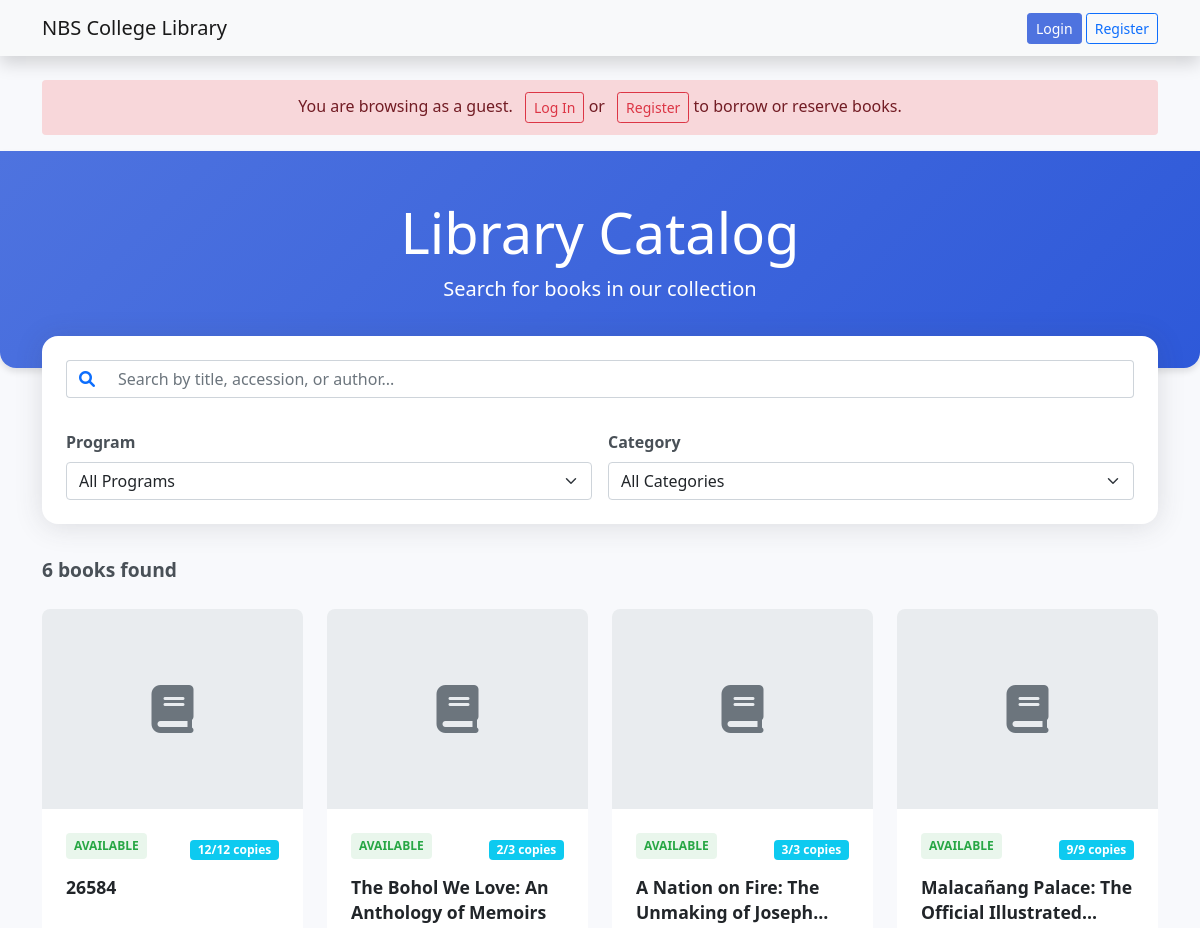
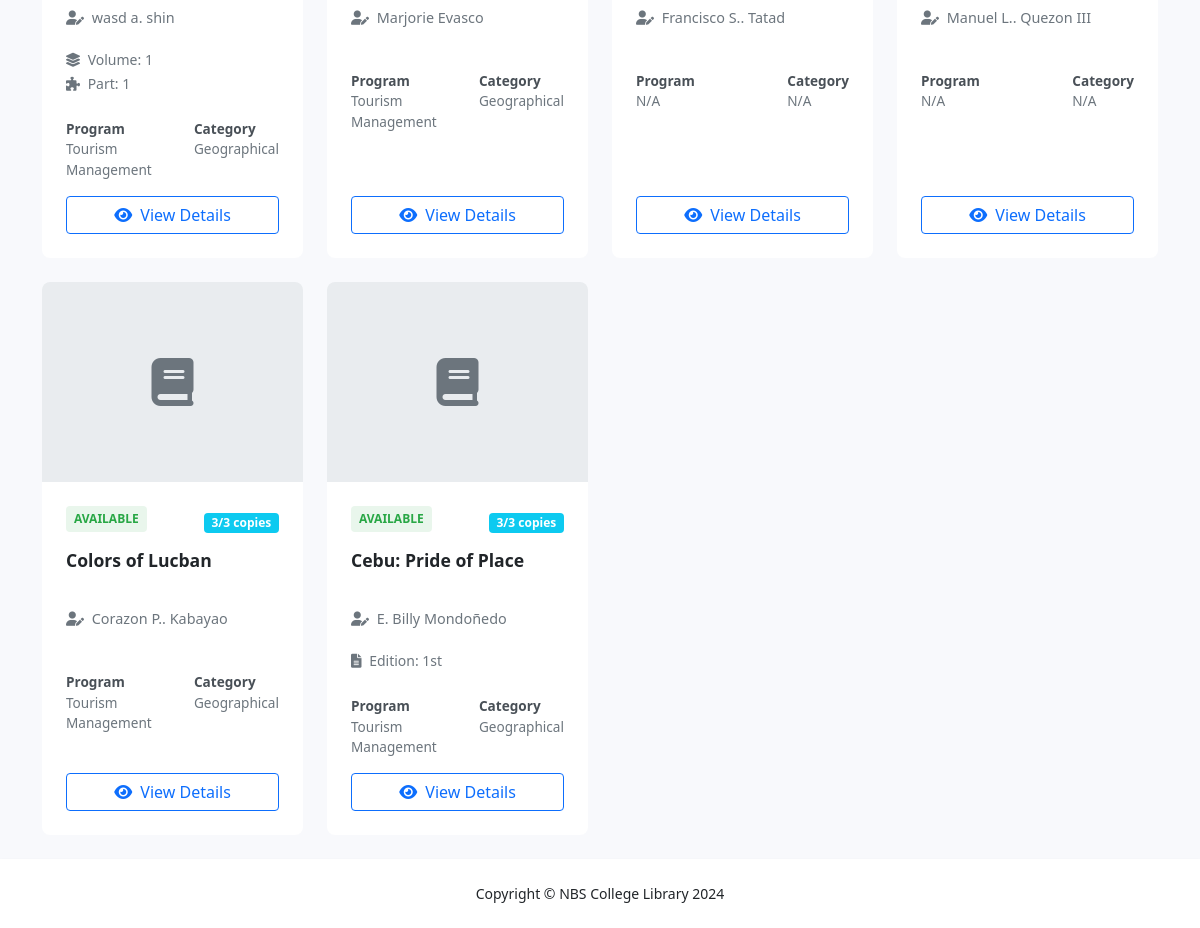
The page /user/searchbook.php on the database as committed earlier (2 pictures, top to bottom).
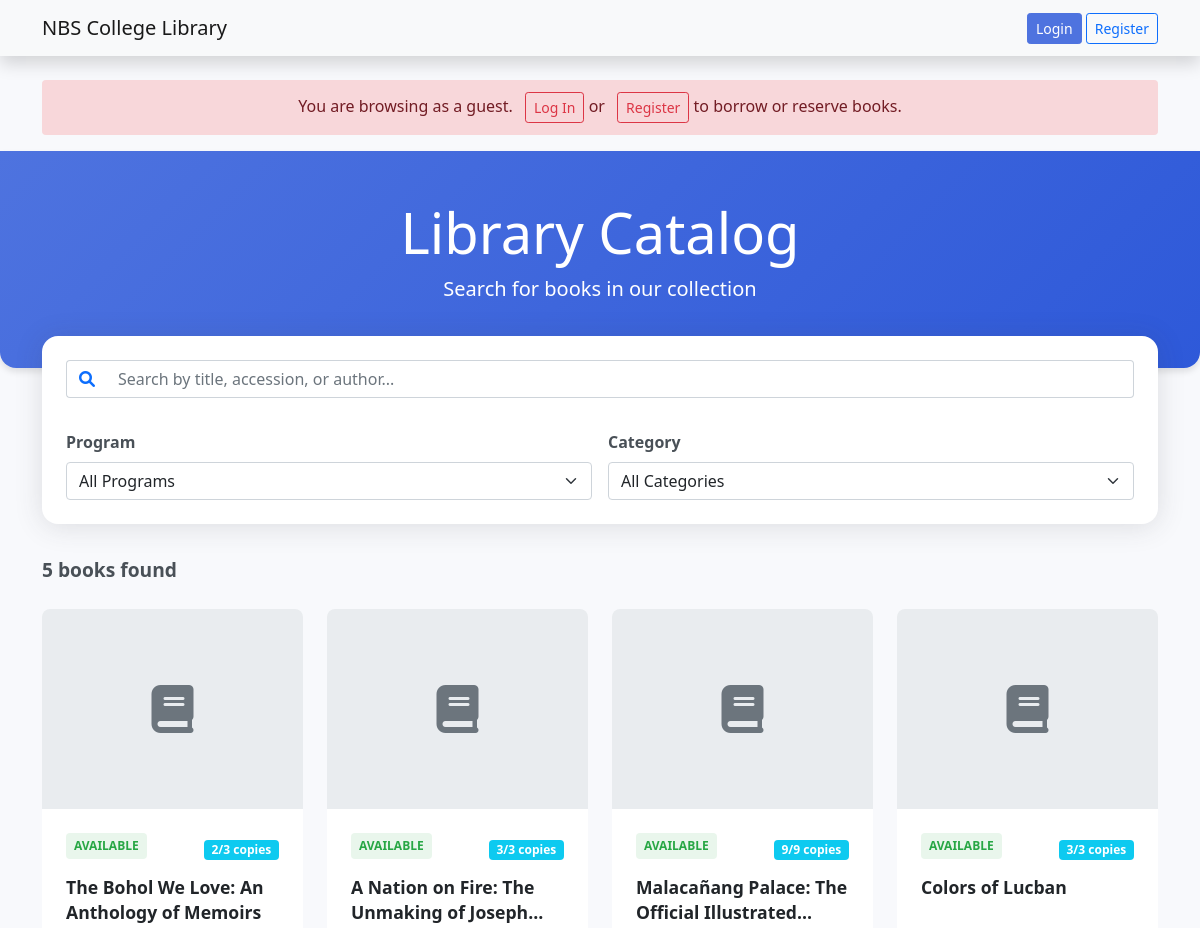
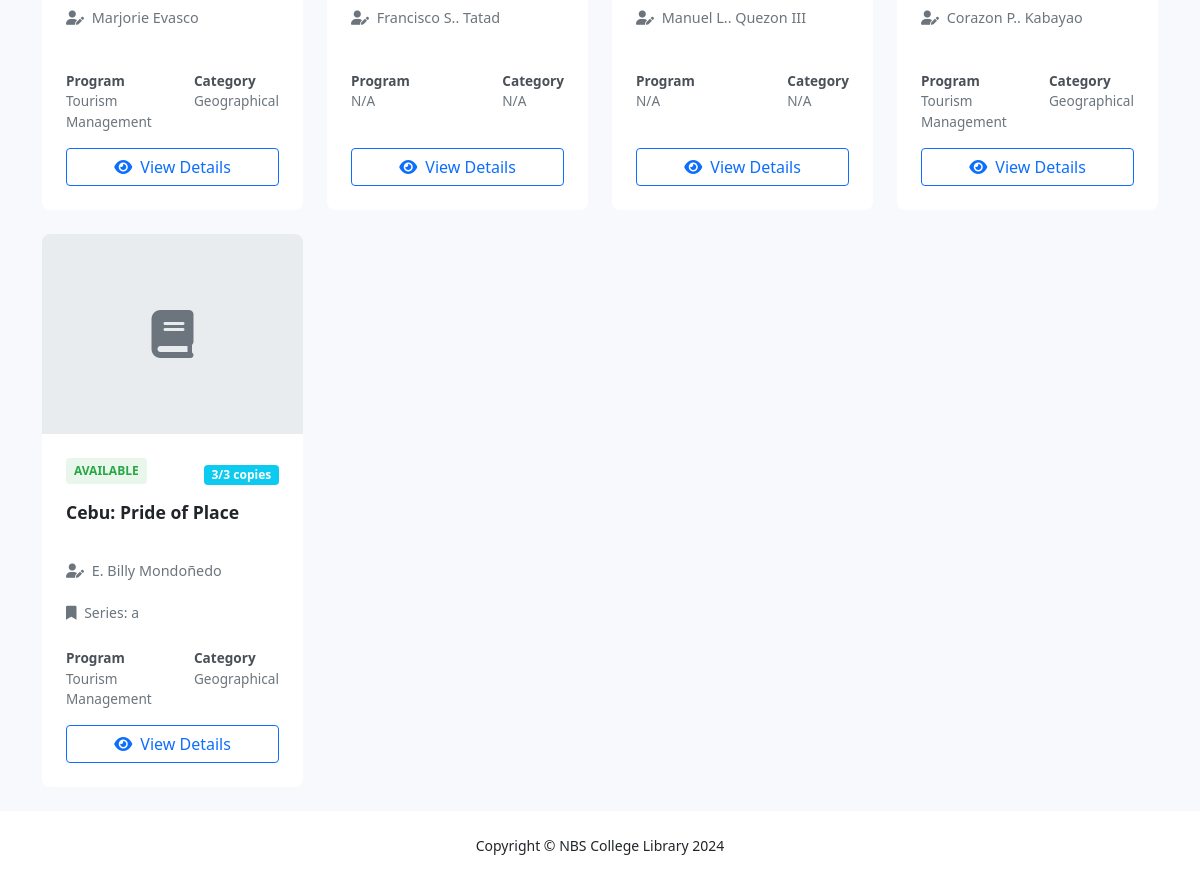
The same page on the database as committed later (2 pictures, top to bottom).
### tables this page shows
CREATE TABLE `books` (
  `id` int(11) NOT NULL,
  `accession` varchar(25) NOT NULL,
  `title` varchar(100) DEFAULT NULL,
  `preferred_title` varchar(100) DEFAULT NULL,
  `parallel_title` varchar(100) DEFAULT NULL,
  `subject_category` varchar(100) DEFAULT NULL,
  `program` varchar(50) DEFAULT NULL,
  `subject_detail` varchar(9999) DEFAULT NULL,
  `summary` varchar(1000) DEFAULT NULL,
  `contents` varchar(1000) DEFAULT NULL,
  `front_image` varchar(100) DEFAULT NULL,
  `back_image` varchar(100) DEFAULT NULL,
  `dimension` varchar(100) DEFAULT NULL,
  `series` varchar(100) DEFAULT NULL,
  `volume` varchar(100) DEFAULT NULL,
  `part` varchar(20) DEFAULT NULL,
  `edition` varchar(100) DEFAULT NULL,
  `copy_number` int(225) DEFAULT NULL,
  `total_pages` varchar(100) DEFAULT NULL,
  `supplementary_contents` varchar(100) DEFAULT NULL,
  `ISBN` varchar(100) DEFAULT NULL,
  `content_type` varchar(100) DEFAULT NULL,
  `media_type` varchar(100) DEFAULT NULL,
  `carrier_type` varchar(100) DEFAULT NULL,
  `call_number` varchar(100) DEFAULT NULL,
  `URL` varchar(225) DEFAULT NULL,
  `language` varchar(100) DEFAULT NULL,
  `shelf_location` varchar(100) DEFAULT NULL,
  `entered_by` int(225) DEFAULT NULL,
  `date_added` date DEFAULT NULL,
  `status` varchar(100) DEFAULT NULL,
  `updated_by` int(11) DEFAULT NULL,
  `last_update` date DEFAULT NULL
);

### User/searchbook.php (the view, shortened to what this page needs)
<?php
include '../db.php';
$isLoggedIn = isset($_SESSION['user_id']);
$searchTerm = isset($_GET['search']) ? $_GET['search'] : '';
$sql = "SELECT
    book_counts.id,
    book_counts.title,
    book_counts.total_copies,
    book_counts.available_copies,
    book_counts.subject_category,
    book_counts.program,
    book_counts.ISBN,
    book_counts.series,
    book_counts.volume,
    book_counts.part,
    book_counts.edition,
    book_counts.front_image,
    book_counts.summary,
    writers.firstname,
    writers.middle_init,
    writers.lastname
FROM (
    SELECT
        b.id as id,
        b.title,
        COUNT(*) as total_copies,
        SUM(CASE WHEN b.status = 'Available' THEN 1 ELSE 0 END) as available_copies,
        b.subject_category,
        b.program,
        b.ISBN,
        b.series,
        b.volume,
        b.part,
        b.edition,
        b.front_image,
        b.summary
    FROM books b
    LEFT JOIN contributors c ON b.id = c.book_id
    LEFT JOIN writers w ON c.writer_id = w.id
    WHERE 1=1";
$sql .= " GROUP BY
        b.title,
        IFNULL(b.ISBN, ''),
        IFNULL(b.series, ''),
        IFNULL(b.volume, ''),
        IFNULL(b.part, ''),
        IFNULL(b.edition, '')
) book_counts
LEFT JOIN contributors ON book_counts.id = contributors.book_id
LEFT JOIN writers ON contributors.writer_id = writers.id
GROUP BY book_counts.id
ORDER BY book_counts.id DESC, book_counts.title";
$stmt = $conn->prepare($sql);
$stmt->execute();
$searchResults = $stmt->get_result();
?>
<!DOCTYPE html>
<html lang="en">
<head>
    <?php if (!$isLoggedIn): ?>
    <link href="https://cdn.jsdelivr.net/npm/bootstrap@5.1.3/dist/css/bootstrap.min.css" rel="stylesheet">
    <link href="https://cdnjs.cloudflare.com/ajax/libs/font-awesome/6.0.0-beta3/css/all.min.css" rel="stylesheet">
    <link href="https://cdn.datatables.net/1.11.5/css/dataTables.bootstrap5.min.css" rel="stylesheet">
    <?php endif; ?>
</head>
<body>
    <?php
    if ($isLoggedIn) {
        include 'inc/header.php';
    } else {
        echo '<nav class="navbar navbar-expand-lg navbar-light bg-light shadow mb-4">
                <div class="container">
                    <a class="navbar-brand" href="#">NBS College Library</a>
                    <div class="ml-auto">
                        <a href="index.php" class="btn btn-primary btn-sm">Login</a>
                        <a href="register.php" class="btn btn-outline-primary btn-sm ml-2">Register</a>
                    </div>
                </div>
              </nav>';
        echo '<div class="container mt-3">
              <div class="guest-banner">
                You are browsing as a guest.
                <a href="index.php" class="btn btn-sm btn-outline-danger">Log In</a> or
                <a href="register.php" class="btn btn-sm btn-outline-danger">Register</a>
                to borrow or reserve books.
              </div>
            </div>';
    }
    ?><div id="content" class="d-flex flex-column min-vh-100">
        <div class="hero-section">
            <div class="container text-center">
                <h1 class="display-4">Library Catalog</h1>
                <p class="lead">Search for books in our collection</p>
            </div>
        </div>
        <div class="container">
            <div class="search-container">
                <form method="GET" action="searchbook.php" class="row g-3" id="searchForm">
                    <div class="col-md-12 mb-3">
                        <div class="input-group">
                            <span class="input-group-text bg-white border-end-0">
                                <i class="fas fa-search text-primary"></i>
                            </span>
                            <input type="text" class="form-control border-start-0" id="searchInput" name="search" value="<?php echo htmlspecialchars($searchTerm); ?>" placeholder="Search by title, accession, or author...">
                        </div>
                    </div>
                    <div class="col-md-6">
                        <label for="program" class="filter-label">Program</label>
                        <select class="form-select" name="program" id="program">
                            <option value="">All Programs</option>
                        </select>
                    </div>
                    <div class="col-md-6">
                        <label for="category" class="filter-label">Category</label>
                        <select class="form-select" name="category" id="category">
                            <option value="">All Categories</option>
                        </select>
                    </div>
                </form>
            </div>
            <div class="search-count" id="resultCount">
                <?php echo $searchResults->num_rows; ?> books found
            </div>
            <div class="row row-cols-1 row-cols-md-2 row-cols-lg-4 g-4 mb-4" id="searchResults">
                <?php if ($searchResults->num_rows > 0): ?>
                    <?php while ($book = $searchResults->fetch_assoc()): ?>
                        <div class="col">
                            <div class="card result-card h-100">
                                     <?php if (!empty($book['front_image'])): ?>
                                        <img src="<?php echo htmlspecialchars('../' . $book['front_image']); ?>" alt="Front Cover" class="img-fluid mb-3 rounded shadow-sm">
                                    <?php else: ?>
                                    <div class="card-img-top d-flex align-items-center justify-content-center">
                                        <i class="fas fa-book fa-3x text-muted"></i>
                                    </div>
                                <?php endif; ?>
                                <div class="card-body">
                                    <div class="d-flex justify-content-between align-items-center mb-2">
                                        <span class="availability <?php echo ($book['available_copies'] > 0) ? 'available' : 'unavailable'; ?>">
                                            <?php echo ($book['available_copies'] > 0) ? 'Available' : 'Unavailable'; ?>
                                        </span>
                                        <span class="badge bg-info text-white d-flex align-items-center justify-content-center">
                                            <?php echo $book['available_copies']; ?>/<?php echo $book['total_copies']; ?> copies
                                        </span>
                                    </div>
                                    <h5 class="card-title"><?php echo htmlspecialchars($book['title']); ?></h5>
                                    <p class="card-author">
                                        <i class="fas fa-user-edit me-1"></i>
                                        <?php
                                        if (!empty($book['firstname']) || !empty($book['lastname'])) {
                                            echo htmlspecialchars($book['firstname'] . ' ' .
                                                ($book['middle_init'] ? $book['middle_init'] . '. ' : '') .
                                                $book['lastname']);
                                        } else {
                                            echo 'Unknown Author';
                                        }
                                        ?>
                                    </p>
                                    <div class="book-edition-info mb-2">
                                        <small class="text-muted">
                                            <?php
                                            $editionDetails = [];
                                            if (!empty($book['series'])) {
                                                $editionDetails[] = '<span><i class="fas fa-bookmark me-1"></i> Series: ' . htmlspecialchars($book['series']) . '</span>';
                                            }
                                            if (!empty($book['volume'])) {
                                                $editionDetails[] = '<span><i class="fas fa-layer-group me-1"></i> Volume: ' . htmlspecialchars($book['volume']) . '</span>';
                                            }
                                            if (!empty($book['part'])) {
                                                $editionDetails[] = '<span><i class="fas fa-puzzle-piece me-1"></i> Part: ' . htmlspecialchars($book['part']) . '</span>';
                                            }
                                            if (!empty($book['edition'])) {
                                                $editionDetails[] = '<span><i class="fas fa-file-alt me-1"></i> Edition: ' . htmlspecialchars($book['edition']) . '</span>';
                                            }
                                            if (!empty($editionDetails)) {
                                                echo implode('<br>', $editionDetails);
                                            }
                                            ?>
                                        </small>
                                    </div>
                                    <div class="card-details-row">
                                        <div class="card-details">
                                            <span>Program</span>
                                            <span><?php echo htmlspecialchars($book['program'] ?: 'N/A'); ?></span>
                                        </div>
                                        <div class="card-details">
                                            <span>Category</span>
                                            <span><?php echo htmlspecialchars($book['subject_category'] ?: 'N/A'); ?></span>
                                        </div>
                                    </div>
                                    <?php if ($isLoggedIn): ?>
                                        <div class="book-actions">
                                            <a href="view_book.php?book_id=<?php echo $book['id']; ?>&group=1"
                                            class="btn btn-outline-primary">
                                                <i class="fas fa-eye"></i> View Details
                                            </a>
                                            <?php if ($book['available_copies'] > 0): ?>
                                                <button class="btn btn-outline-success"
                                                        onclick="addToCart(<?php echo $book['id']; ?>, '<?php echo htmlspecialchars(addslashes($book['title'])); ?>')">
                                                    <i class="fas fa-cart-plus"></i> Add to Cart
                                                </button>
                                            <?php else: ?>
                                                <button class="btn btn-outline-secondary" disabled>
                                                    <i class="fas fa-clock"></i> Unavailable
                                                </button>
                                            <?php endif; ?>
                                        </div>
                                    <?php else: ?>
                                        <div class="book-actions">
                                            <a href="view_book.php?book_id=<?php echo $book['id']; ?>&group=1"
                                            class="btn btn-outline-primary btn-view">
                                                <i class="fas fa-eye me-1"></i> View Details
                                            </a>
                                        </div>
                                    <?php endif; ?>
                                </div>
                            </div>
                        </div>
                    <?php endwhile; ?>
                <?php endif; ?>
            </div>
        </div>
    </div>
    <?php
    if ($isLoggedIn) {
        include 'inc/footer.php';
    } else {
        echo '<footer class="bg-white py-4 mt-auto shadow-sm">
                <div class="container">
                    <div class="text-center small">
                        <span>Copyright &copy; NBS College Library 2024</span>
                    </div>
                </div>
              </footer>';
    }
    ?>
</body>
</html>

### User/searchbook.php (style rules this page uses)
:root { --primary-color: #4e73df; --secondary-color: #2e59d9; --light-bg: #f8f9fc; }
body { background-color: var(--light-bg); }
.hero-section { background: linear-gradient(135deg, var(--primary-color) 0%, var(--secondary-color) 100%); padding: 3rem 0; margin-bottom: 2rem; color: white; border-radius: 0 0 1rem 1rem; box-shadow: 0 4px 6px rgba(0, 0, 0, 0.1); }
.search-container { background-color: white; padding: 1.5rem; border-radius: 1rem; box-shadow: 0 0.15rem 1.75rem 0 rgba(58, 59, 69, 0.15); margin-bottom: 2rem; position: relative; margin-top: -4rem; }
.result-card { transition: all 0.3s ease; border: none; border-radius: 0.5rem; overflow: hidden; height: 100%; display: flex; flex-direction: column; }
.card-img-top { height: 200px; object-fit: cover; background-color: #e9ecef; }
.card-body { padding: 1.5rem; display: flex; flex-direction: column; flex-grow: 1; }
.card-title { font-weight: 600; margin-bottom: 0.75rem; font-size: 1.1rem; line-height: 1.4; height: 3rem; overflow: hidden; display: -webkit-box; -webkit-line-clamp: 2; line-clamp: 2; -webkit-box-orient: vertical; }
.card-author { color: #6c757d; font-size: 0.9rem; margin-bottom: 1rem; height: 1.5rem; overflow: hidden; }
.card-details-row { display: flex; justify-content: space-between; margin-top: 1rem; font-size: 0.85rem; }
.card-details { display: flex; flex-direction: column; color: #6c757d; }
.card-details span:first-child { font-weight: 600; color: #495057; }
.availability { display: inline-block; padding: 0.25rem 0.5rem; border-radius: 0.25rem; font-size: 0.75rem; font-weight: 600; text-transform: uppercase; margin-bottom: 0.5rem; }
.available { background-color: rgba(40, 167, 69, 0.1); color: #28a745; }
.btn-view { width: 100%; margin-top: 1rem; }
.search-count { font-size: 1.2rem; font-weight: 600; color: #495057; margin-bottom: 1.5rem; }
.filter-label { font-weight: 600; margin-bottom: 0.5rem; color: #495057; }
.btn-primary { background-color: var(--primary-color); border-color: var(--primary-color); }
.guest-banner { background-color: #f8d7da; color: #721c24; padding: 0.75rem; margin-bottom: 1rem; border-radius: 0.25rem; text-align: center; }
.guest-banner .btn { margin-left: 0.5rem; }
.book-actions { display: flex; gap: 0.5rem; margin-top: auto; }
.book-actions .btn { flex: 1; }

Rows that differ between the two databases and show on the page:
removed books: available_copies "12", total_copies "12", title "26584", lastname "wasd a. shin", volume "1", part "1", program "Tourism Management", subject_category "Geographical"
changed books "Cebu: Pride of Place": series (not shown) → "a"; edition "1st" → (not shown); text "Edition:" → "Series:"
Other text that changed with them:
$searchResults->num_rows: "6" → "5"
